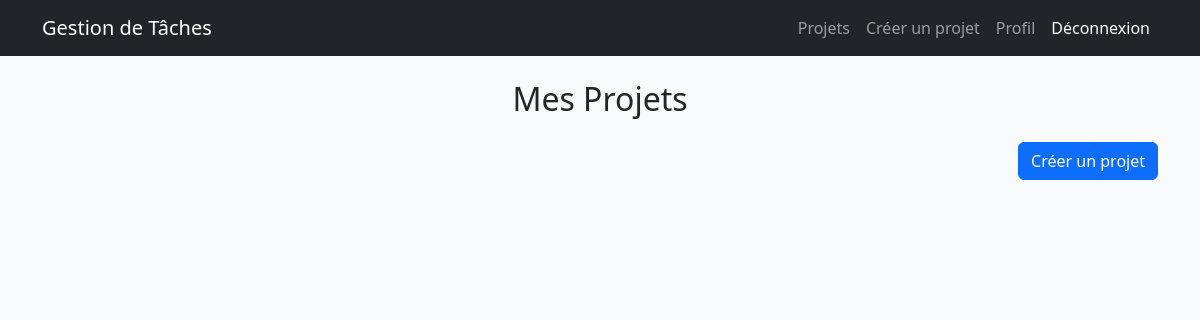
/projets/ (signed in), run on an earlier commit of the app's database.
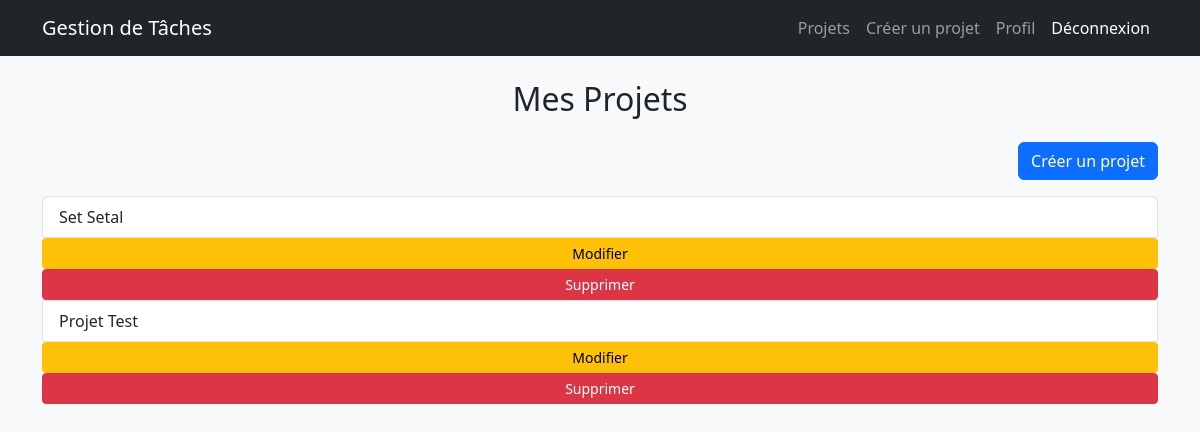
And on a later commit of the database.
### projets/models.py (models this page shows, shortened)
class Projet(models.Model):
    nom = models.CharField(max_length=200)  # Nom du projet
    description = models.TextField(blank=True)  # Description facultative
    date_creation = models.DateTimeField(auto_now_add=True)  # Date de création automatique
    chef_projet = models.ForeignKey(Utilisateur, on_delete=models.CASCADE, related_name="projets")

### projets/views.py (the view)
# urls.py: path('', liste_projets, name='liste_projets'),
@login_required
def liste_projets(request):
    projets = Projet.objects.filter(chef_projet=request.user)
    return render(request, 'projets/liste_projets.html', {'projets': projets})

### projets/templates/projets/liste_projets.html (shortened to what this page needs)
{% extends 'projets/base.html' %}
{% block content %}
    <h2 class="text-center mb-4">Mes Projets</h2>
    <div class="d-flex justify-content-end mb-3">
        <a href="{% url 'creer_projet' %}" class="btn btn-primary">Créer un projet</a>
    </div>
    <div class="list-group">
        {% for projet in projets %}
            <a href="{% url 'detail_projet' projet.id %}" class="list-group-item list-group-item-action d-flex justify-content-between align-items-center">
                {{ projet.nom }}
                <span>
                    <a href="{% url 'modifier_projet' projet.id %}" class="btn btn-warning btn-sm">Modifier</a>
                    <a href="{% url 'supprimer_projet' projet.id %}" class="btn btn-danger btn-sm">Supprimer</a>
                </span>
            </a>
        {% endfor %}
    </div>
{% endblock %}

### projets/templates/projets/base.html (shortened to what this page needs)
<!DOCTYPE html>
<html lang="fr">
<head>
    <link href="https://cdn.jsdelivr.net/npm/bootstrap@5.3.0/dist/css/bootstrap.min.css" rel="stylesheet">
</head>
<body class="bg-light">
    <nav class="navbar navbar-expand-lg navbar-dark bg-dark">
        <div class="container">
            <a class="navbar-brand" href="{% url 'liste_projets' %}">Gestion de Tâches</a>
            <div class="collapse navbar-collapse" id="navbarNav">
                <ul class="navbar-nav ms-auto">
                    <li class="nav-item"><a class="nav-link" href="{% url 'liste_projets' %}">Projets</a></li>
                    <li class="nav-item"><a class="nav-link" href="{% url 'creer_projet' %}">Créer un projet</a></li>
                    <li class="nav-item"><a class="nav-link" href="{% url 'profil' %}">Profil</a></li>
                    <li class="nav-item"><a class="nav-link btn btn-danger text-white" href="{% url 'deconnexion' %}">Déconnexion</a></li>
                </ul>
            </div>
        </div>
    </nav>
    <div class="container mt-4">
        {% block content %}
        {% endblock %}
    </div>
</body>
</html>

What changed in the data, as far as the page shows it:
added Projet: nom "Set Setal"
added Projet: nom "Projet Test"
